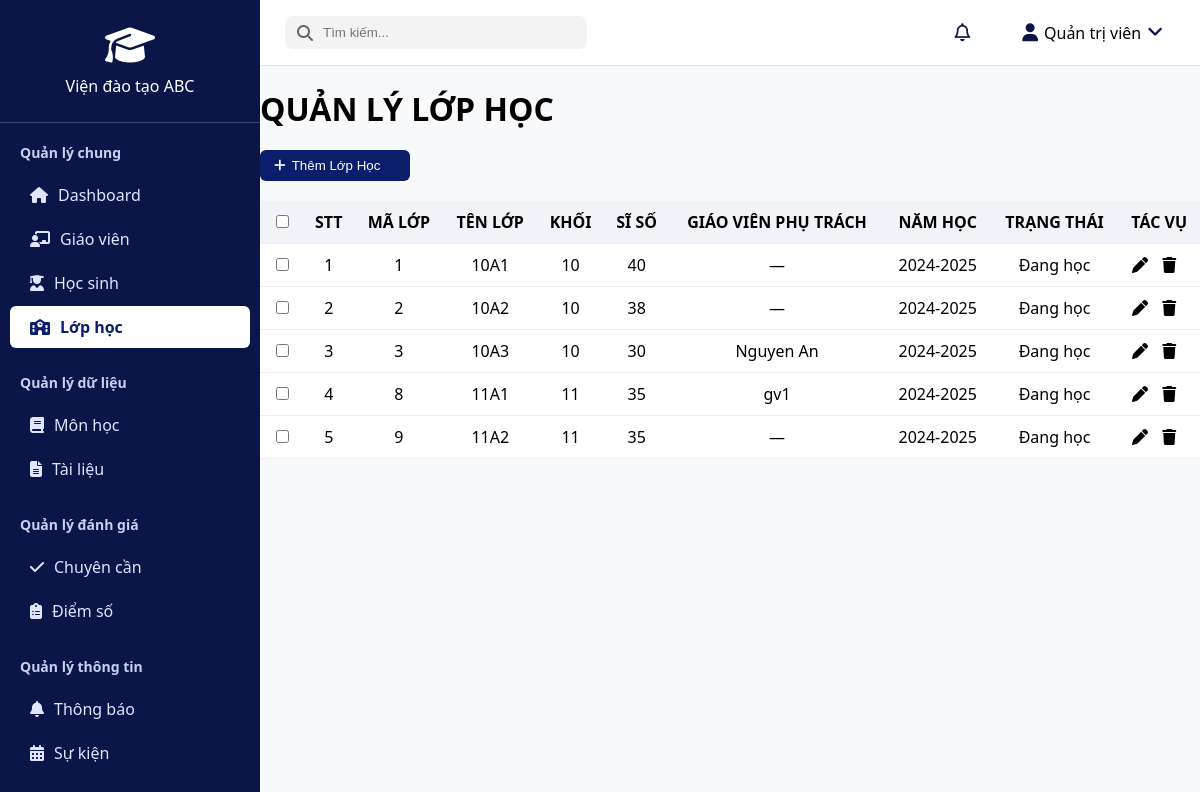
/pages/qllophoc.php (signed in), run on the app's committed database.
### tables this page shows
CREATE TABLE `lophoc` (
  `maLop` int(11) NOT NULL,
  `tenLop` varchar(100) DEFAULT NULL,
  `siSo` int(11) DEFAULT NULL,
  `trangThai` varchar(50) DEFAULT NULL,
  `namHoc` varchar(20) DEFAULT NULL,
  `maGV` int(11) DEFAULT NULL
);

CREATE TABLE `user` (
  `userID` int(11) NOT NULL,
  `hoVaTen` varchar(100) DEFAULT NULL,
  `matKhau` varchar(255) DEFAULT NULL,
  `sdt` varchar(20) DEFAULT NULL,
  `ngaySinh` date DEFAULT NULL,
  `gioiTinh` varchar(10) NOT NULL,
  `email` varchar(100) DEFAULT NULL,
  `vaiTro` enum('Admin','GiaoVien','HocSinh') DEFAULT NULL
);

### pages/qllophoc.php (the view, shortened to what this page needs)
<?php
include_once(__DIR__ . '/../csdl/db.php');
$sql = "
    SELECT
        l.maLop,
        l.tenLop,
        LEFT(l.tenLop, 2) AS khoi,  -- Tự động lấy khối từ tên lớp
        l.siSo,
        l.trangThai,
        l.namHoc,
        g.maGV,
        u.hoVaTen AS tenGV
    FROM lophoc l
    LEFT JOIN giaovien g ON l.maGV = g.maGV
    LEFT JOIN user u ON g.maGV = u.userID
";
$result = $conn->query($sql);
?>
<!DOCTYPE html>
<html lang="vi">
<head>
    <link rel="stylesheet" href="https://cdnjs.cloudflare.com/ajax/libs/font-awesome/6.5.0/css/all.min.css">
    <link rel="stylesheet" href="../sidebar.css">
    <link rel="stylesheet" href="../content.css">
</head>
<body>
    <aside class="sidebar">
        <div class="sidebar-header">
            <i class="fa-solid fa-graduation-cap logo"></i>
            <h2>Viện đào tạo ABC</h2>
        </div>
        <nav class="menu">
            <div class="menu-section">
                <div class="menu-title">Quản lý chung</div>
                <ul>
                    <li onclick="window.location.href='../index.php'"><i class="fa-solid fa-house"></i> Dashboard</li>
                    <li onclick="window.location.href='../pages/qlgiaovien.php'"><i class="fa-solid fa-chalkboard-user"></i> Giáo viên</li>
                    <li onclick="window.location.href='../pages/qlhocsinh.php'"><i class="fa-solid fa-user-graduate"></i> Học sinh</li>
                    <li class="active" onclick="window.location.href='../pages/qllophoc.php'"><i class="fa-solid fa-school"></i> Lớp học</li>
                </ul>
            </div>
            <div class="menu-section">
                <div class="menu-title">Quản lý dữ liệu</div>
                <ul>
                    <li onclick="window.location.href='../pages/qlmonhoc.php'"><i class="fa-solid fa-book"></i> Môn học</li>
                    <li onclick="window.location.href='../pages/qltailieu.php'"><i class="fa-solid fa-file-lines"></i> Tài liệu</li>
                </ul>
            </div>
            <div class="menu-section">
                <div class="menu-title">Quản lý đánh giá</div>
                <ul>
                    <li onclick="window.location.href='../pages/qlchuyencan.php'"><i class="fa-solid fa-check"></i> Chuyên cần</li>
                    <li onclick="window.location.href='../pages/qldiemso.php'"><i class="fa-solid fa-clipboard-list"></i> Điểm số</li>
                </ul>
            </div>
            <div class="menu-section">
                <div class="menu-title">Quản lý thông tin</div>
                <ul>
                    <li><i class="fa-solid fa-bell"></i> Thông báo</li>
                    <li><i class="fa-solid fa-calendar-days"></i> Sự kiện</li>
                </ul>
            </div>
        </nav>
    </aside>
    <div class="main-content">
        <header class="header">
            <div class="left">
                <div class="search-box">
                    <i class="fa-solid fa-magnifying-glass"></i>
                    <input type="text" placeholder="Tìm kiếm...">
                </div>
            </div>
            <div class="right">
                <div class="notification-area">
                    <i class="fa-regular fa-bell" id="bellIcon"></i>
                </div>
                <div class="user-info" onclick="toggleUserMenu()">
                    <i class="fa-solid fa-user"></i>
                    <span>Quản trị viên</span>
                    <i class="fa-solid fa-angle-down"></i>
                </div>
            </div>
        </header>
        <h1>QUẢN LÝ LỚP HỌC</h1>
        <button class="add-btn" onclick="showAddPopup()">
            <i class="fa-solid fa-plus"></i> Thêm Lớp Học
        </button>
        <table>
            <thead>
                <tr>
                    <th><input type="checkbox"></th>
                    <th>STT</th>
                    <th>MÃ LỚP</th>
                    <th>TÊN LỚP</th>
                    <th>KHỐI</th>
                    <th>SĨ SỐ</th>
                    <th>GIÁO VIÊN PHỤ TRÁCH</th>
                    <th>NĂM HỌC</th>
                    <th>TRẠNG THÁI</th>
                    <th>TÁC VỤ</th>
                </tr>
            </thead>
            <tbody>
                <?php if ($result->num_rows > 0): $stt = 1;
                    while ($row = $result->fetch_assoc()): ?>
                        <tr data-id="<?= $row['maLop'] ?>">
                            <td><input type="checkbox"></td>
                            <td><?= $stt++ ?></td>
                            <td><?= $row['maLop'] ?></td>
                            <td><?= htmlspecialchars($row['tenLop']) ?></td>
                            <td><?= htmlspecialchars($row['khoi']) ?></td>
                            <td><?= htmlspecialchars($row['siSo']) ?></td>
                            <td data-gv="<?= $row['maGV'] ?? '' ?>"><?= htmlspecialchars($row['tenGV'] ?? '—') ?></td>
                            <td><?= htmlspecialchars($row['namHoc']) ?></td>
                            <td><?= htmlspecialchars($row['trangThai']) ?></td>
                            <td class="actions">
                                <i class="fa-solid fa-pen edit-btn"></i>
                                <i class="fa-solid fa-trash delete-btn"></i>
                            </td>
                        </tr>
                    <?php endwhile;
                else: ?>
                    <tr>
                        <td colspan="10" style="text-align:center;">Không có dữ liệu</td>
                    </tr>
                <?php endif; ?>
            </tbody>
        </table>
    </div>
</body>
</html>

### sidebar.css (style rules this page uses)
body { margin: 0; font-family: "Segoe UI", sans-serif; background-color: #f4f6f8; }
.sidebar { width: 260px; background-color: #0b1e6b; color: #fff; display: flex; flex-direction: column; }
.sidebar-header { text-align: center; padding: 25px 10px; border-bottom: 1px solid rgba(255,255,255,0.2); }
.sidebar-header .logo { font-size: 40px; margin-bottom: 10px; }
.sidebar-header h2 { font-size: 16px; margin: 0; font-weight: 500; }
.menu { flex: 1; overflow-y: auto; padding: 10px 0; }
.menu-section { margin-bottom: 15px; }
.menu-title { font-weight: bold; font-size: 14px; padding: 10px 20px; color: #c8d0f0; }
.menu ul { list-style: none; margin: 0; padding: 0; }
.menu li { padding: 10px 20px; display: flex; align-items: center; gap: 10px; cursor: pointer; color: #e0e5ff; transition: background 0.2s ease, color 0.2s ease; border-radius: 6px; margin: 2px 10px; }
.menu li.active { background-color: #fff; color: #0b1e6b; font-weight: 600; }

### content.css (style rules this page uses)
body { margin: 0; font-family: "Segoe UI", sans-serif; background: white; display: flex; height: 100vh; }
.sidebar { width: 260px; height: 100vh; background: #0b1548; color: white; flex-shrink: 0; position: fixed; top: 0; left: 0; overflow-y: auto; }
.main-content { margin-left: 260px; width: calc(100% - 260px); display: flex; flex-direction: column; height: 100vh; }
.header { height: 65px; background: #fff; display: flex; align-items: center; justify-content: space-between; padding: 0 25px; border-bottom: 1px solid #e2e2e2; position: sticky; top: 0; z-index: 0; }
.search-box { display: flex; align-items: center; background: #f3f3f3; border-radius: 8px; padding: 8px 12px; }
.search-box i { color: #666; margin-right: 8px; }
.search-box input { border: none; outline: none; background: transparent; width: 250px; }
.header .right { display: flex; align-items: center; gap: 20px; }
.header .right i { font-size: 18px; color: #0b1548; cursor: pointer; }
.user-info { display: flex; align-items: center; gap: 6px; cursor: pointer; position: relative; font-weight: 500; padding: 8px 12px; border-radius: 8px; transition: background 0.2s ease; }
.notification-area { position: relative; margin-right: 20px; cursor: pointer; }
.notification-area i { font-size: 20px; position: relative; }

### pages/qllophoc.php (style rules this page uses)
body { font-family: "Segoe UI", sans-serif; background: #f8f9fb; margin: 0; }
h1 { margin-bottom: 20px; }
.add-btn { background: #0b1e6b; color: white; border: none; padding: 8px 14px; border-radius: 6px; cursor: pointer; display: flex; align-items: center; gap: 6px; width: 150px; }
table { width: 100%; border-collapse: collapse; background: white; margin-top: 20px; }
th, td { padding: 10px; border-bottom: 1px solid #eee; text-align: center; }
th { background: #f1f3f9; }
.actions i { cursor: pointer; margin-right: 10px; }

### data on the page
lophoc: maLop "1", tenLop "10A1", khoi "10", siSo "40", tenGV "—", namHoc "2024-2025", trangThai "Đang học"
lophoc: maLop "2", tenLop "10A2", khoi "10", siSo "38", tenGV "—", namHoc "2024-2025", trangThai "Đang học"
lophoc: maLop "3", tenLop "10A3", khoi "10", siSo "30", user.hoVaTen "Nguyen An", namHoc "2024-2025", trangThai "Đang học"
lophoc: maLop "8", tenLop "11A1", khoi "11", siSo "35", user.hoVaTen "gv1", namHoc "2024-2025", trangThai "Đang học"
lophoc: maLop "9", tenLop "11A2", khoi "11", siSo "35", tenGV "—", namHoc "2024-2025", trangThai "Đang học"
